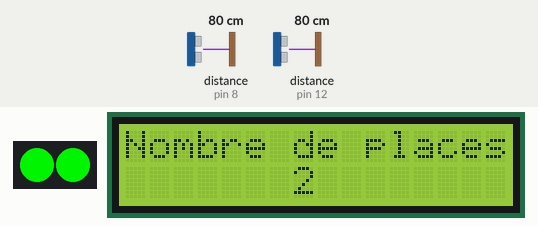
Bench run of a sketch on a simulated Arduino Uno, built with avr-gcc and run on an emulated ATmega328P. On the bench: 2 RGB LEDs in strip order, left to right, 16×2 character LCD. Wiring (inferred from the names in the program): ultrasonic range finder: trigger pin 11; echo pin 12. Inputs (shaded band) come from the test bench; at power-on: distance to the obstacle (sensors on pin 8, pin 12) 80 cm. The echo pulse lasts 58.3 µs per cm; what the sketch prints to the serial monitor is not drawn.

Above: at 4.2 s.
4.3 s: distance to the obstacle (sensor on pin 8) set to 9 cm
6.3 s: distance to the obstacle (sensor on pin 8) set to 6 cm
At 7.8 s:
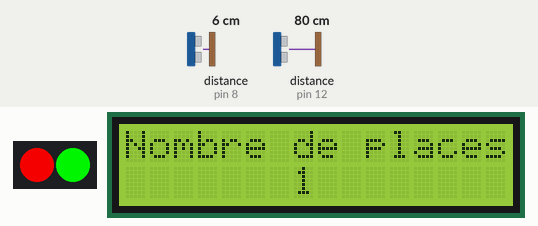
8.7 s: distance to the obstacle (sensor on pin 12) set to 10 cm
10.4 s: distance to the obstacle (sensor on pin 12) set to 7 cm
At 12.5 s:
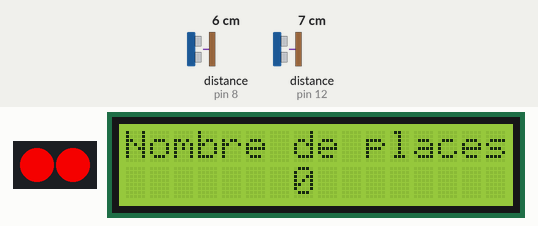
12.8 s: distance to the obstacle (sensor on pin 8) set to 18 cm
At 13.9 s:
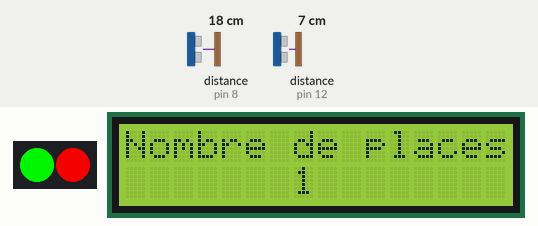
14.9 s: distance to the obstacle (sensor on pin 8) set to 2 cm
At 16.4 s:
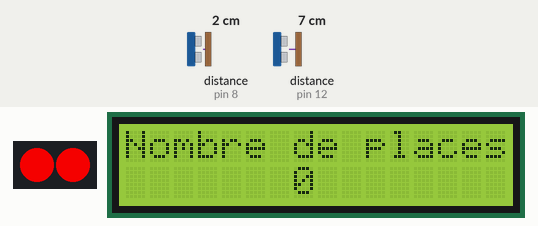
Timing chart, 0 to 17.9 s (numbered marks = the images above; inputs shaded):
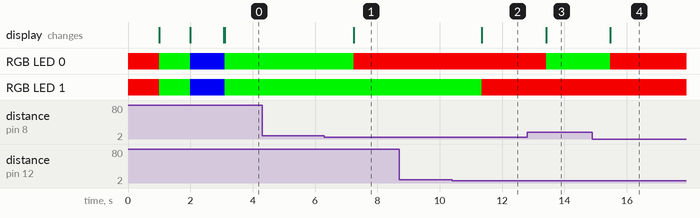

The sketch:

ParkingLEDRGB.ino
```cpp
//Code écrit par Célia Roess

#include <NewPing.h>
#include <Adafruit_NeoPixel.h>
#include <LiquidCrystal_I2C.h>

//initialisation des constantes pour la place n°1
const int trig1 = 9;
const int echo1 = 8;
float distance1 = 0;
unsigned int lecture_echo1 = 0;
float lecture_echo_f1 = 0;
boolean place1 = false;
NewPing sonar1(trig1,echo1,100);

//initialisation des constantes pour la place n°2
const int trig2 = 11;
const int echo2 = 12;
float distance2 = 0;
unsigned int lecture_echo2 = 0;
float lecture_echo_f2 = 0;
boolean place2 = false;
NewPing sonar2(trig2,echo2,100);

const int placestotales = 2;
int placesdisponibles = placestotales;

//initialisation des LEDs
Adafruit_NeoPixel LED = Adafruit_NeoPixel(placestotales, 6, NEO_GRB + NEO_KHZ800);

//initialisation de l'écran
LiquidCrystal_I2C lcd(0x27, 16, 2);

void setup() {
  Serial.begin(9600);
  LED.begin();


  //initialisation pour la place n°1
  pinMode(trig1, OUTPUT);
  pinMode(echo1, INPUT);
  //pinMode(vert1, OUTPUT);
  //pinMode(rouge1, OUTPUT);

  //initialisation pour la place n°2
  pinMode(trig2, OUTPUT);
  pinMode(echo2, INPUT);
  //pinMode(vert2, OUTPUT);
  //pinMode(rouge2, OUTPUT);

  //vérification du fonctionnement des LEDs
  for(int i = 0; i < 8; i++ ) {LED.setPixelColor(i, 223, 0, 0);}
  LED.show(); //on affiche la couleur rouge
  delay(1000);
  for(int i = 0; i < 8; i++ ) {LED.setPixelColor(i, 0, 223, 0);}
  LED.show(); //on affiche la couleur verte
  delay(1000);
  for(int i = 0; i < 8; i++ ) {LED.setPixelColor(i, 0, 0, 223);}
  LED.show(); //on affiche la couleur bleue
  delay(1000);

  //initialisation écran
  lcd.init();
  lcd.backlight();
  lcd.clear();
}

void foncplace1() {
  /**
  digitalWrite(trig1, HIGH); // génération de l'impulsion Trig de 10 µs
  delayMicroseconds(10);
  digitalWrite(trig1, LOW);
  lecture_echo1 = pulseIn(echo1, HIGH); // lecture de la durée de Echo en µs

  lecture_echo_f1=lecture_echo1;
  distance1=(lecture_echo_f1/1000)*17;
  **/

  distance1 = sonar1.ping_cm();

  if (distance1 < 8 and distance1 != 0) {
    //digitalWrite(vert1, HIGH);
    //digitalWrite(rouge1, LOW);
    place1 = true;
  }
  else {
    //digitalWrite(vert1,LOW);
    //digitalWrite(rouge1,HIGH);
    place1 = false;
  }
}

void foncplace2() {
  digitalWrite(trig2, HIGH); // génération de l'impulsion Trig de 10 µs
  delayMicroseconds(10);
  digitalWrite(trig2, LOW);
  lecture_echo2 = pulseIn(echo2, HIGH); // lecture de la durée de Echo en µs

  lecture_echo_f2=lecture_echo2;
  distance2=(lecture_echo_f2/1000)*17;

  if (distance2 < 8 and distance2 != 0) {
    //digitalWrite(vert2, HIGH);
    //digitalWrite(rouge2, LOW);
    place2 = true;
  }
  else {
    //digitalWrite(vert2,LOW);
    //digitalWrite(rouge2,HIGH);
    place2 = false;
  }
}


void foncplacesdisponibles() {
  boolean place[placestotales] {0};
  place[0] = place1;
  place[1] = place2;

  placesdisponibles = placestotales;
  for (int i=0; i<placestotales; i++) {
    if (place[i] == true) {
      placesdisponibles -= 1;
    }
  }
}

void foncLED() {
  boolean place[placestotales] {0};
  place[0] = place1;
  place[1] = place2;

  for (int i=0; i<placestotales; i++){
    if (place[i] == true) {
      LED.setPixelColor(i, 223, 0, 0);
      }
    LED.show();

    if (place[i] == false) {
      LED.setPixelColor(i, 0, 223, 0);
      }
    LED.show();
  }
}

void loop() {
  foncplace1();
  foncplace2();
  foncplacesdisponibles();
  foncLED();

  /**
  Serial.print("Nombre de places disponibles : ");
  Serial.println(placesdisponibles);
  **/

  lcd.setCursor(0,0);
  lcd.print("Nombre de places:");
  lcd.setCursor(0,1);
  lcd.print("       ");
  lcd.print(placesdisponibles);


  Serial.print("Distance : ");
  Serial.println(distance1);
  delay(1000);
}
```

Measured:
- the behaviour switches between 8 and 7 cm on distance to the obstacle (sensor on pin 8) (found by bisection; images 0 and 1)
- the behaviour switches between 9 and 8 cm on distance to the obstacle (sensor on pin 12) (found by bisection; images 1 and 2)
- after the input at 4.3 s, every drawn part: stays the same
- after the input at 6.3 s, RGB LED 0: RGB(0, 223, 0) → RGB(223, 0, 0) after 0.94 s; the display: changes after 0.94 s (image 1)
- after the input at 8.7 s, every drawn part: stays the same
- after the input at 10.4 s, RGB LED 1: RGB(0, 223, 0) → RGB(223, 0, 0) after 0.96 s; the display: changes after 0.96 s (image 2)
- after the input at 12.8 s, RGB LED 0: RGB(223, 0, 0) → RGB(0, 223, 0) after 0.61 s; the display: changes after 0.61 s (image 3)
- after the input at 14.9 s, RGB LED 0: RGB(0, 223, 0) → RGB(223, 0, 0) after 0.57 s; the display: changes after 0.57 s (image 4)
